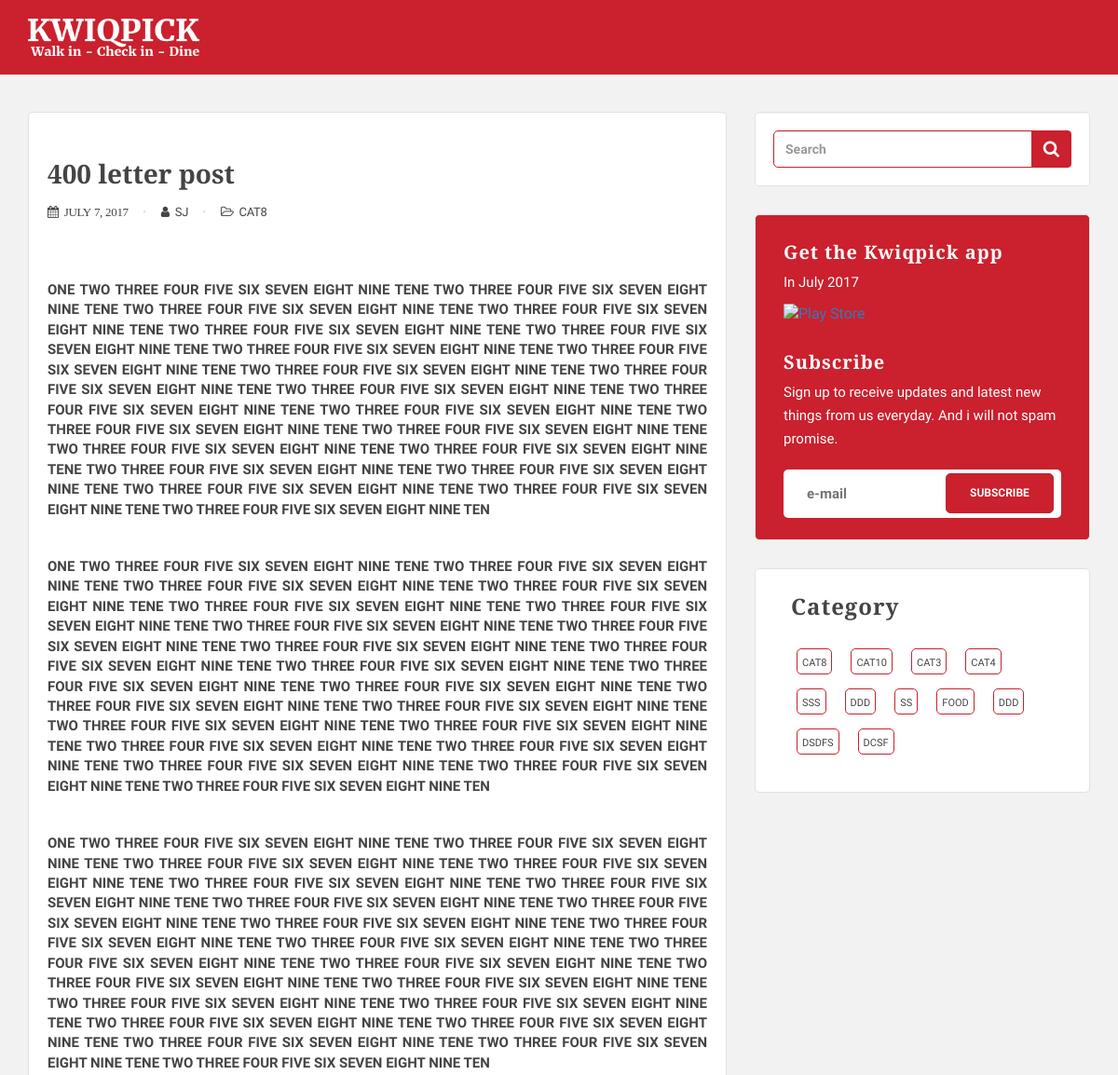
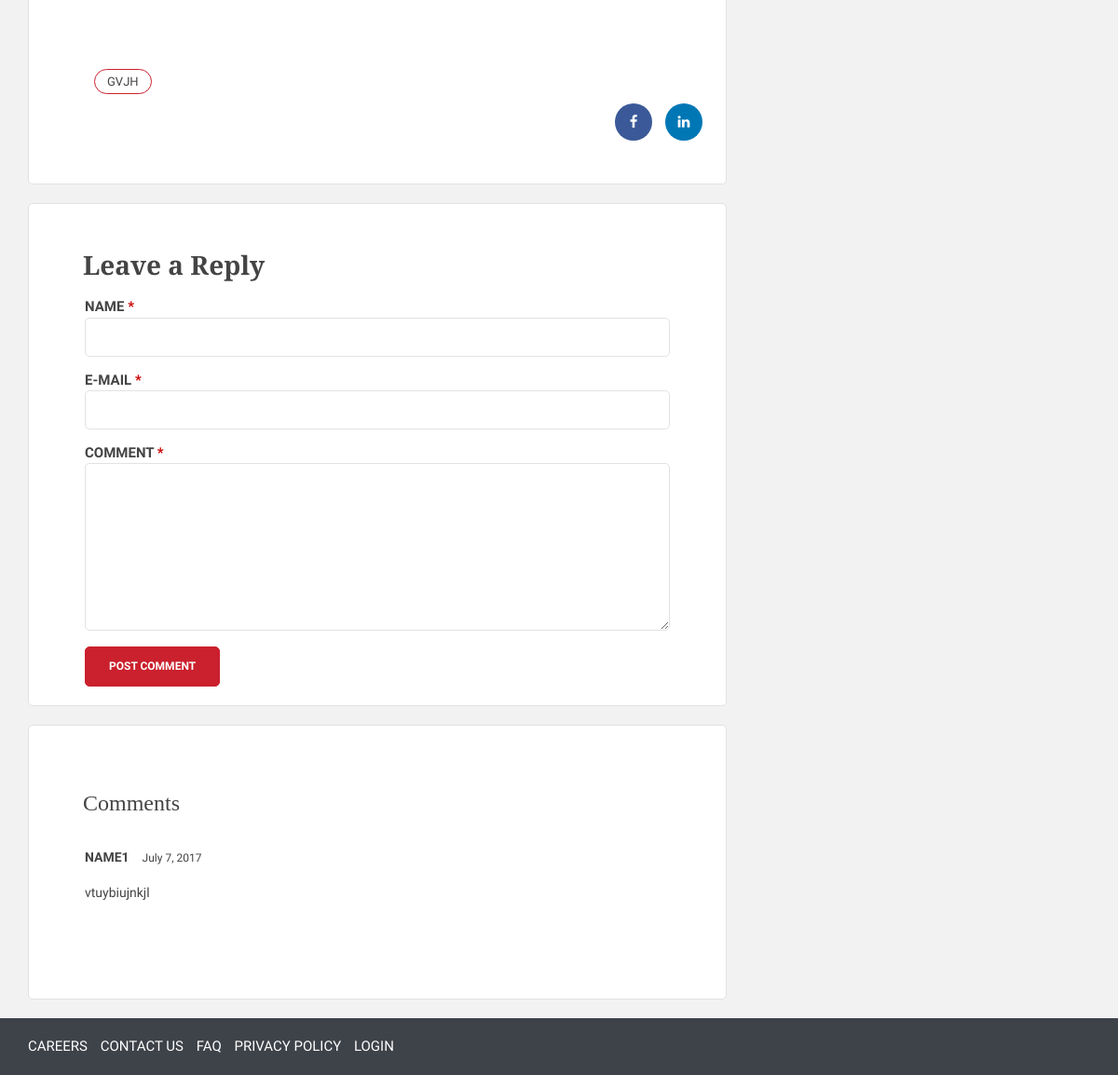
The app's page /post.php?p_id=45 with its own data (2 pictures, top to bottom).
### tables this page shows
CREATE TABLE `posts` (
  `post_id` int(11) NOT NULL,
  `post_category_id` int(11) NOT NULL,
  `post_title` varchar(255) NOT NULL,
  `post_author` varchar(255) NOT NULL,
  `post_date` text NOT NULL,
  `publish_date` text,
  `post_image` text,
  `post_content` text NOT NULL,
  `post_tags` varchar(255) NOT NULL,
  `post_comment_count` varchar(255) NOT NULL,
  `post_status` varchar(255) NOT NULL
);

CREATE TABLE `categories` (
  `cat_id` int(11) NOT NULL,
  `cat_title` varchar(255) NOT NULL
);

CREATE TABLE `comments` (
  `comment_id` int(11) NOT NULL,
  `comment_post_id` int(11) NOT NULL,
  `comment_author` varchar(255) NOT NULL,
  `comment_email` varchar(255) NOT NULL,
  `comment_content` text NOT NULL,
  `comment_status` varchar(255) NOT NULL,
  `comment_date` text NOT NULL
);

### post.php (the view, shortened to what this page needs)
<?php include "includes/header.php"; ?>
<?php
if (isset($_GET['p_id'])){
    $the_post_id = $_GET['p_id'];
    $query = "SELECT * FROM posts WHERE post_id = $the_post_id";
    $select_query = mysqli_query($connection, $query);
    while ($row = mysqli_fetch_assoc($select_query)){
        $post_title = $row['post_title'];
        $post_category_id = $row['post_category_id'];
        $post_author = $row['post_author'];
        $post_date = $row['post_date'];
        $post_tags = $row['post_tags'];
        $post_content = $row['post_content'];
        $post_tags = explode(', ', $row['post_tags']);
    }
}
?>
<section class="articles">
    <div class="container">
        <div class="row">
            <div class="col-md-8 col-sm-8">
                <article class="article-item">
                    <div class="enter-media">
                        <div class="article-heading">
                            <h2>
                                <a href="javascript:void(0);"><?php echo $post_title; ?></a>
                            </h2>
                            <div class="enter-date">
                                <ul>
                                    <li><a href="javascript:void(0)"> <i class="fa
                                    fa-calendar">&nbsp;&nbsp;<?php echo $post_date; ?></i></a> </li>
                                    <li><a href="authors_post.php?author=<?php echo
                                        $post_author?>&p_id=<?php echo $post_id; ?>" target="_blank"><i class="fa fa-user">&nbsp;</i> <?php echo $post_author; ?></a>
                                    </li>
                                    <?php
                                    $query = "SELECT * FROM categories WHERE cat_id = {$post_category_id}";
                                    $select_cat_query = mysqli_query($connection, $query);
                                    while ($row = mysqli_fetch_assoc($select_cat_query)){
                                        $cat_id = $row['cat_id'];
                                        $cat_title = $row['cat_title'];
                                        echo "<li><a href='category.php?category=$cat_id&title=$cat_title'><i class='fa fa-folder-open-o'>&nbsp;</i> {$cat_title}</a> </li>";
                                    }
                                    ?>
                                </ul>
                            </div>
                        </div>
                        <div class="article-body">
                            ?>                            <p>
                                <?php echo $post_content; ?>
                            </p>
                        </div>
                        <div class="article-footer">
                            <div class="row">
                                <div class="col-md-12 blog-tags pull-right">
                                    <?php
                                    foreach ($post_tags as $post_tag) {
                                        echo '<a href="#">'.$post_tag.'</a>';
                                    }
                                    ?>
                                </div>
                            </div>
                            <div class="row">
                                <div class="col-md-12 pull-right">
                                    <div class="share-social-article">
                                        <a href="javascript:fbshareCurrentPage();" target="_blank"><i class="fa fa-facebook"></i></a>
                                        <a href="http://www.linkedin.com/shareArticle?mini=true&amp;url=http://www.kwiqpick.com" target="_blank"><i class="fa fa-linkedin"></i></a>
                                    </div>
                                </div>
                            </div>
                        </div>
                    </div>
                </article>
                <article class="article-item">
                    <div class="enter-media">
                        <div class="article-heading hasMargin">
                            <h2>
                                Leave a Reply
                            </h2>
                        </div>
                        <div class="article-body article-comments">
                            <form method="post" id="comment-form">
                                <div class="comment-form ">
                                    <p class="input-name"> NAME <span>*</span> </p>
                                    <input type="text" name="name" placeholder="" required>
                                    <p class="input-name"> E-MAIL <span>*</span> </p>
                                    <input type="email" name="email" placeholder=""
                                           required>
                                    <p class="input-name"> COMMENT <span>*</span> </p>
                                    <textarea placeholder="" name="content"
                                              required></textarea>
                                </div>
                                <div class="comment-submit">
                                    <button href="javascript:;" class="custom-buttons
                                    button-color" name="create_comment">Post
                                        Comment</button>
                                </div>
                            </form>
                        </div>
                    </div>
                </article>
                <article class="article-item">
                    <div class="enter-media">
                        <div class="article-heading hasMargin">
                            <?php
                            $query_comment = "SELECT * FROM comments WHERE comment_post_id = $the_post_id";
                            $select_query_comment = mysqli_query($connection, $query_comment);
                            if (mysqli_num_rows($select_query_comment) == 0){
                                echo "<h3>No Comments</h3>";
                            }
                            else{
                                echo "<h3>Comments</h3>";
                            }
                            ?>
                        </div>
                        <div id="comments" class="comments-area">
                            <div class="comments-wrapper">
                                <ol class="comment-list">
                                    <li class="comment">
                                        <?php
                                        $query  = "SELECT * FROM comments WHERE comment_post_id = {$the_post_id} ";
                                        $query .= "AND comment_status = 'Approved' ";
                                        $query .= "ORDER BY comment_id DESC";
                                        $select_comment_query = mysqli_query($connection, $query);
                                        while ($row = mysqli_fetch_assoc($select_comment_query)) {
                                            $comment_author = $row['comment_author'];
                                            $comment_date = $row['comment_date'];
                                            $comment_content = $row['comment_content'];
                                            ?>
                                            <article>
                                                <div class="comment-body">
                                                    <div class="meta-data">
                                                        <span class="comment-author"><?php echo $comment_author; ?></span>
                                                        <span class="comment-date"> <?php echo $comment_date; ?></span>
                                                    </div>
                                                    <div class="comment-content">
                                                        <p><?php echo $comment_content; ?></p>
                                                    </div>
                                                </div>
                                            </article>
                                            <?php
                                        }
                                        ?>
                                    </li>
                                </ol>
                            </div>
                        </div>
                    </div>
                </article>
            </div>
            <?php include "includes/article_sidebar.php"; ?>
        </div>
    </div>
</section>
<?php include "includes/footer.php"; ?>

### includes/article_sidebar.php (shortened to what this page needs)
<div class="col-md-4 blog-sidebar">
    <div class="blog-widget">
        <div class="well">
            <form action="search.php" method="post">
                <div class="input-group">
                    <input type="text" name="search" class="form-control"
                           placeholder="Search">
                    <span class="input-group-btn">
                        <button name="submit" class="btn btn-search"
                                type="submit">
                            <i class="fa fa-search"></i>
                        </button>
                    </span>
                </div>
            </form>
        </div>
    </div>
    <div class="blog-widget color-widget">
        <h3>Get the Kwiqpick app</h3>
        <p>In July 2017</p>
        <a href="javascript:void(0);" target="_blank">
            <img src="images/google-play-badge.png" alt="Play Store">
        </a>
        <h3>Subscribe</h3>
        <p>Sign up to receive updates and latest new things from us everyday.
            And i will not spam promise.</p>
        <div class="widget-forms">
            <form class="subscribe-form" method="post">
                <input type="email" name="subscribe_email" placeholder="e-mail" pattern="[a-z0-9._%+-]+@[a-z0-9.-]+\.[a-z]{2,3}$">
                <button type="submit" class="sidebar-button button-color" name="subscribe">Subscribe</button>
            </form>
        </div>
    </div>
    <div class="blog-widget">
        <h3 class="hasMargin">Category</h3>
        <div class="widget-body">
            <ul class="widget-category">
                <?php
                $query = "SELECT * FROM categories";
                $select_categories = mysqli_query($connection, $query);
                while ($row = mysqli_fetch_assoc($select_categories)){
                    $cat_id = $row['cat_id'];
                    $cat_title = $row['cat_title'];
                    echo "<li><a href='category.php?category=$cat_id&title=$cat_title'>{$cat_title}</a></li>";
                }
                ?>
            </ul>
        </div>
    </div>
</div>

### records on screen
posts: post_title "400 letter post", post_date "JULY 7, 2017", post_author "SJ", post_content "ONE TWO THREE FOUR FIVE SIX SEVEN EIGHT NINE TENE TWO THREE FOUR FIVE SIX SEVEN EIGHT NINE TENE TWO THREE FOUR FIVE SIX SEVEN EIGHT NINE TENE TWO THREE FOUR FIVE SIX SEVEN EIGHT NINE TENE TWO THREE FOUR FIVE SIX SEVEN EIGHT NINE TENE TWO THREE FOUR FIVE SIX SEVEN EIGHT NINE TENE TWO THREE FOUR FIVE SIX SEVEN EIGHT NINE TENE TWO THREE FOUR FIVE SIX SEVEN EIGHT NINE TENE TWO THREE FOUR FIVE SIX SEVEN EIGHT NINE TENE TWO THREE FOUR FIVE SIX SEVEN EIGHT NINE TENE TWO THREE FOUR FIVE SIX SEVEN EIGHT NINE TENE TWO THREE FOUR FIVE SIX SEVEN EIGHT NINE TENE TWO THREE FOUR FIVE SIX SEVEN EIGHT NINE TENE TWO THREE FOUR FIVE SIX SEVEN EIGHT NINE TENE TWO THREE FOUR FIVE SIX SEVEN EIGHT NINE TENE TWO…", post_tags "GVJH"
categories: cat_title "CAT8"
comments: comment_author "NAME1", comment_date "July 7, 2017", comment_content "vtuybiujnkjl"
categories: cat_title "CAT10"
categories: cat_title "CAT3"
categories: cat_title "CAT4"
categories: cat_title "SSS"
categories: cat_title "DDD"
categories: cat_title "SS"
categories: cat_title "FOOD"
categories: cat_title "DDD"
categories: cat_title "DSDFS"
categories: cat_title "DCSF"
